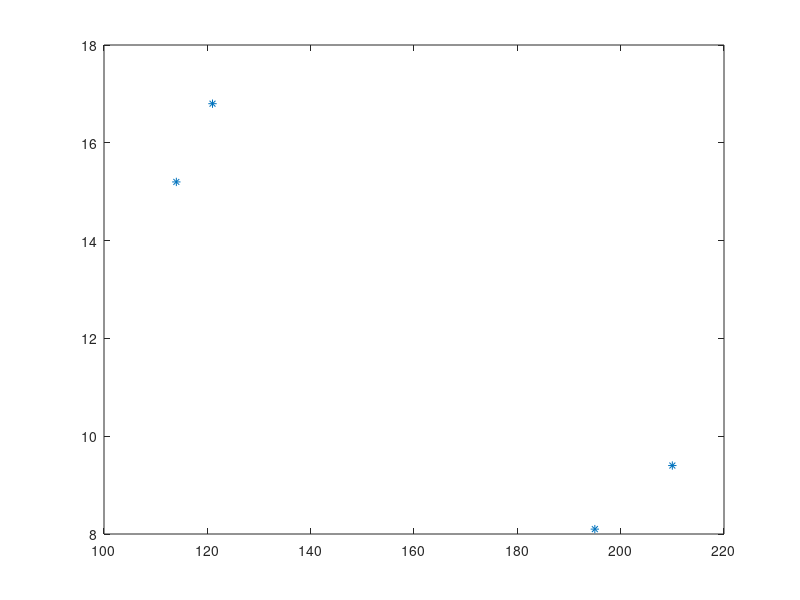

Source code (MATLAB): (Note: this script raises an error after producing the figure.)
clc;
w = [ -1230 -30 100];
x =[1 121 16.8;1 114 15.2;1 210 9.4;1 195 8.1];
class = [1 1 -1 -1];


disp('                                              PERCEPTORN ALGORITHM                          ');
disp('                                                  X1                        X2')
disp('DATA SET:');
disp(x);
disp('------------------------------------------------');
disp('ASSUMED values for w');
disp(w);
plot(x(:,2),x(:,3),'*');hold on;

for i = 1:size(x,1)
    disp(strcat('Training our model on data set:',int2str(i))); 
    disp(' ')
    d = decision(w,x(i,:));
    if class(i) == d
       disp(strcat('No need to train values of W when trained with data set:',int2str(i)));
       disp(' ')
       disp('current values of w:');
       disp('--------------------------------------------------------');
       disp(' ')
       disp(w);
       disp(' ')
        disp('--------------------------------------------------------');
    else 
        disp('Calucalting new values for wn');
        disp(' ')
        w = train(w,x(i,:),class(i),d);
               
    end
    
    
    
    
end
disp('Final values of Wn after training using data set');
disp(w);

disp('enter any point that should be texted using our model');
x1 = input('enter value of x1:');
x2 = input('enter value of x2:');
pp = 1;

value = w * [x1 x2 pp]';
if value < 0
    disp('Given point belong to class1');
else
    disp('Given point belong to class2');

end


